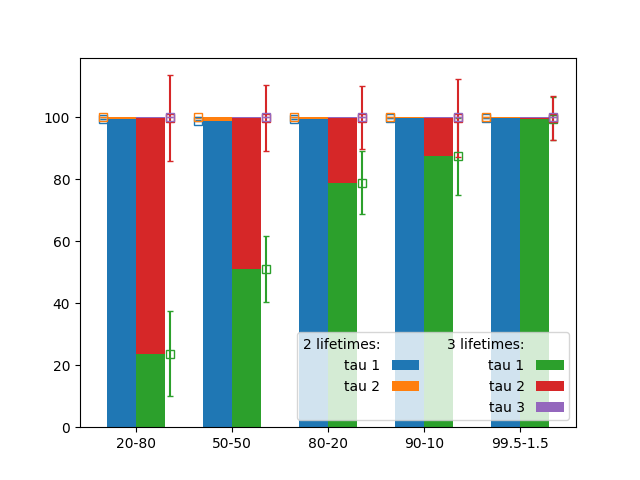

Write Python code to recreate this figure.
import pandas as pd
import matplotlib.pyplot as plt
import numpy as np

O = "#fe7611"
G = "#19c513"
B = "#1dadff"
P = "#fb3efd"
g = "#cdcd"

double = pd.read_csv("2 life/lifef.csv")
triple = pd.read_csv("3 life/lifef.csv")

intensities = double["Intensities"]

I1_2 = double["Int-1"]
I2_2 = double["Int-2"]

I1_3 = triple["Int-1"]
I2_3 = triple["Int-2"]
I3_3 = triple["Int-3"]

x = np.arange(len(intensities))
width = 0.3

plt.bar(np.NaN, np.NaN, color='none', label='2 lifetimes:')
plt.bar(x, double["Int-1"], width, label="tau 1")
plt.bar(x, double["Int-2"], width, label="tau 2", bottom=double["Int-1"])
plt.bar(np.NaN, np.NaN, color='none', label=' ')
plt.errorbar(x-0.2, double["Int-1"], double["Std Int-1"], linestyle="none", marker="s", capsize=2, fillstyle="none")
plt.errorbar(x-0.2, double["Int-1"]+double["Int-2"], double["Std Int-2"], linestyle="none", marker="s", capsize=2, fillstyle="none")

plt.bar(np.NaN, np.NaN, color='none', label='3 lifetimes:')
plt.bar(x+width, triple["Int-1"], width, label="tau 1")
plt.bar(x+width, triple["Int-2"], width, label="tau 2", bottom=triple["Int-1"])
plt.bar(x+width, triple["Int-3"], width, label="tau 3", bottom=triple["Int-1"]+triple["Int-2"])
plt.errorbar(x+width+0.2, triple["Int-1"], triple["Std Int-1"], linestyle="none", marker="s", capsize=2, fillstyle="none")
plt.errorbar(x+width+0.2, triple["Int-1"]+ triple["Int-2"], triple["Std Int-2"], linestyle="none", marker="s", capsize=2, fillstyle="none")
plt.errorbar(x+width+0.2, triple["Int-1"]+ triple["Int-2"]+ triple["Int-3"], triple["Std Int-3"], linestyle="none", marker="s", capsize=2, fillstyle="none")

plt.xticks(x+0.15, intensities)


plt.legend(ncol=2, markerfirst=False, loc="lower right")

#plt.show()
plt.savefig("intensities.png")